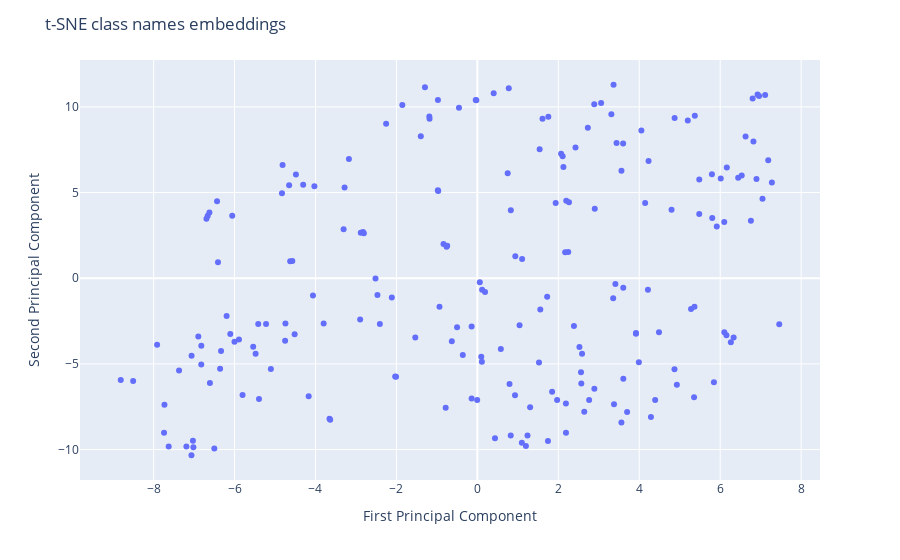

Notebook cell for this chart:
### Code cell
# t-SNE

text_features_tsne = text_features
tsne = TSNE(n_components=2, verbose=0, perplexity=40, n_iter=300)
text_tsne = tsne.fit_transform(text_features_tsne.to('cpu'))

fig = px.scatter(x=text_tsne[:, 0], y=text_tsne[:, 1], hover_name=[all_labels[d] for d in catalog][0])
fig.update_layout(
    title="t-SNE class names embeddings",
    xaxis_title="First Principal Component",
    yaxis_title="Second Principal Component",
)
cwd = '/home/onyxia/work/tsne_plot/'
path = os.path.join(cwd, 't-SNE class names embeddings.png')
fig.write_image(path, format='png', engine='kaleido')
fig.show()

### Figure 1 — Plotly figure (JSON) as saved in the notebook; plotly's stock layout.template omitted (floating-point values rounded to 4 significant figures; data arrays with more than 128 entries replaced by an {"elided": "..."} marker saying what was removed)
{"data": [{"hovertemplate": "<b>%{hovertext}</b><br><br>x=%{x}<br>y=%{y}<extra></extra>", "hovertext": {"elided": "200 str values"}, "legendgroup": "", "marker": {"color": "#636efa", "symbol": "circle"}, "mode": "markers", "name": "", "orientation": "v", "showlegend": false, "type": "scatter", "x": {"elided": "200 float values"}, "xaxis": "x", "y": {"elided": "200 float values"}, "yaxis": "y"}], "layout": {"legend": {"tracegroupgap": 0}, "margin": {"t": 60}, "title": {"text": "t-SNE class names embeddings"}, "xaxis": {"anchor": "y", "domain": [0, 1], "title": {"text": "First Principal Component"}}, "yaxis": {"anchor": "x", "domain": [0, 1], "title": {"text": "Second Principal Component"}}}}
